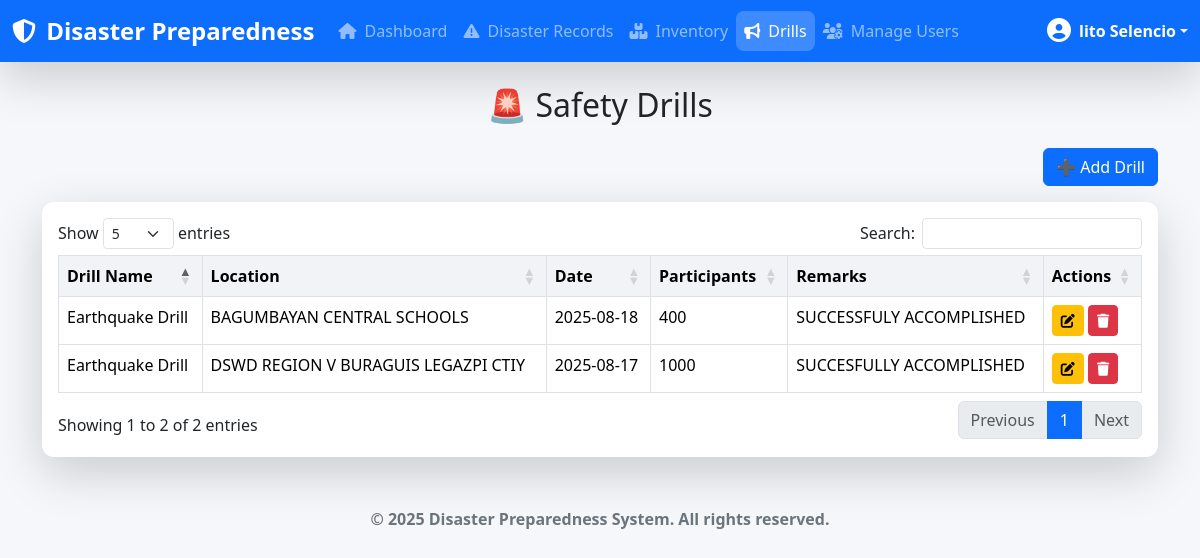
Page /drills.php (signed in) on the committed database.
### tables this page shows
CREATE TABLE `drills` (
  `id` int(11) NOT NULL,
  `drill_name` varchar(100) NOT NULL,
  `location` varchar(100) NOT NULL,
  `date` date NOT NULL,
  `participants` int(11) DEFAULT 0,
  `remarks` text DEFAULT NULL,
  `created_at` timestamp NOT NULL DEFAULT current_timestamp()
);

### drills.php (the view, shortened to what this page needs)
 <?php
include 'connection.php';
$result = $conn->query("SELECT * FROM drills ORDER BY date DESC");
?>
<!DOCTYPE html>
<html lang="en">
<head>
  <link href="https://cdn.jsdelivr.net/npm/bootstrap@5.3.3/dist/css/bootstrap.min.css" rel="stylesheet">
  <link rel="stylesheet" href="https://cdn.datatables.net/1.13.6/css/dataTables.bootstrap5.min.css">
  <link rel="stylesheet" href="https://cdnjs.cloudflare.com/ajax/libs/font-awesome/6.4.0/css/all.min.css">
</head>
<body>
<?php include 'navbar.php'; ?>
<div class="container mt-4">
  <h2 class="text-center mb-4">🚨 Safety Drills</h2>
     <div class="d-flex justify-content-end mb-3">
    <?php if ($_SESSION['role'] === 'admin'): ?>
      <button class="btn btn-primary" data-bs-toggle="modal" data-bs-target="#addDrillModal">➕ Add Drill</button>
    <?php endif; ?>
  </div>
  <div class="card shadow-lg">
    <div class="card-body">
      <div class="table-responsive">
      <table id="drillsTable" class="table table-bordered table-hover">
        <thead>
          <tr>
            <th>Drill Name</th>
            <th>Location</th>
            <th>Date</th>
            <th>Participants</th>
            <th>Remarks</th>
            <?php if ($_SESSION['role'] === 'admin'): ?>
              <th>Actions</th>
            <?php endif; ?>
          </tr>
        </thead>
        <tbody>
          <?php while ($row = $result->fetch_assoc()): ?>
            <tr>
              <td><?= htmlspecialchars($row['drill_name']) ?></td>
              <td><?= htmlspecialchars($row['location']) ?></td>
              <td><?= htmlspecialchars($row['date']) ?></td>
              <td><?= $row['participants'] ?></td>
              <td><?= htmlspecialchars($row['remarks']) ?></td>
              <?php if ($_SESSION['role'] === 'admin'): ?>
              <td>
                <button class="btn btn-warning btn-sm editBtn"
                        data-id="<?= $row['id'] ?>"
                        data-drill_name="<?= htmlspecialchars($row['drill_name']) ?>"
                        data-location="<?= htmlspecialchars($row['location']) ?>"
                        data-date="<?= $row['date'] ?>"
                        data-participants="<?= $row['participants'] ?>"
                        data-remarks="<?= htmlspecialchars($row['remarks']) ?>"
                        data-bs-toggle="modal" data-bs-target="#editDrillModal"><i class="fas fa-edit"></i></button>
                <a href="?delete=<?= $row['id'] ?>" class="btn btn-danger btn-sm"
                   onclick="return confirm('Delete this drill?')"><i class="fas fa-trash"> </i></a>
              </td>
              <?php endif; ?>
            </tr>
          <?php endwhile; ?>
        </tbody>
      </table>
    </div>
  </div>
</div>
</div>
<div class="footer">
   <strong>&copy; <?= date('Y') ?><b> Disaster Preparedness System. All rights reserved.</b></strong>
</div>
</body>
</html>

### drills.php (style rules this page uses)
body { background-color: #f5f7fa; font-family: 'Segoe UI', sans-serif; }
.card { border-radius: 12px; border: none; transition: transform 0.2s; }
.table th { background-color: #f1f3f6; }
.footer { text-align: center; margin-top: 50px; color: #6c757d; }

### rows in the picture
drills: drill_name "Earthquake Drill", location "BAGUMBAYAN CENTRAL SCHOOLS", date "2025-08-18", participants "400", remarks "SUCCESSFULY ACCOMPLISHED"
drills: drill_name "Earthquake Drill", location "DSWD REGION V BURAGUIS LEGAZPI CTIY", date "2025-08-17", participants "1000", remarks "SUCCESFULLY ACCOMPLISHED"

### other values in the picture
$_SESSION['full_name'] "lito Selencio"
